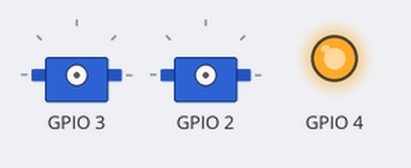
Bench run of a program on a simulated Raspberry Pi (BCM pin numbers). Parts: 2 × servo, output pins drawn as LEDs (lit = HIGH). Random numbers come from a fixed seed; the interpreter's speed is modelled, so counts of loop turns are approximate; servo angles are drawn from the pulse width (0.5 ms = 0°, 2.5 ms = 180°); what the program prints to the terminal is not drawn.

Above: at 0.16 s.
At 5.17 s:
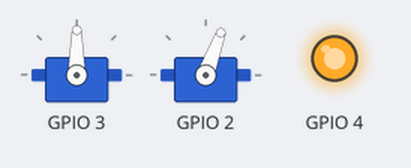
At 10.26 s:
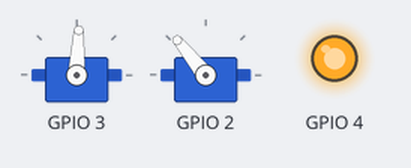
At 20.49 s:
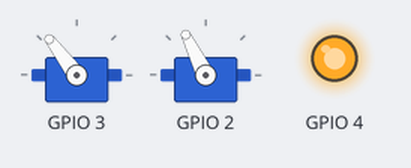
At 29.64 s:
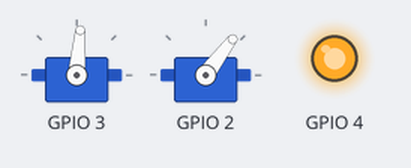
At 38.63 s:
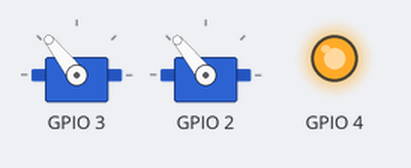
Timing chart, 0 to 40.0 s (numbered marks = the images above):
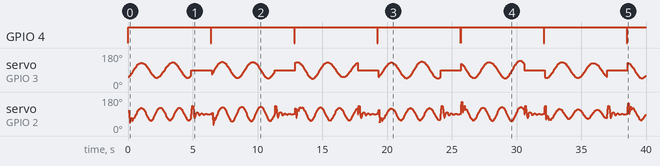

The program:

main.py
```python
import atexit
from peripherals import Peripherals
from state_machine import StateMachine
from sleep_state import SleepState


try:
    Peripherals.initialise()
    print("Attention evacuation emergency all personnel must evacuate immediately")
    stateMachine = StateMachine()
    stateMachine.set_initial_state(SleepState())
    stateMachine.run()
except Exception as e:
    print("An error occurred:", e)
except KeyboardInterrupt:
    print("key")
    pass
finally:
    Peripherals.destroy()
    print("Shutdown complete")
```

peripherals.py
```python
from laser import Laser
from gimbal import Gimbal
from motion_sensor import MotionSensor
from gpio_interface import GpioInterface
from audio_interface import AudioInterface
from button import Button
from serial_interface import Serial


class Peripherals:
    motion_sensor: MotionSensor = None
    laser: Laser = None
    gimbal: Gimbal = None
    audio: AudioInterface = None
    button: Button = None

    @staticmethod
    def initialise():
        GpioInterface.initialise()
        # used serial pins: GPIO14; GPIO15
        Serial.initialise()
        Peripherals.motion_sensor = MotionSensor(23)
        Peripherals.laser = Laser(4)
        Peripherals.laser.turnOff()
        Peripherals.gimbal = Gimbal(3, 2)
        # used audio pins (PCM): GPIO19 (LRC); GPIO18 (BCLK); GPIO21 (DIN)
        # https://learn.adafruit.com/adafruit-max98357-i2s-class-d-mono-amp/raspberry-pi-wiring
        Peripherals.audio = AudioInterface()
        Peripherals.button = Button(15)

    @staticmethod
    def destroy():
        Peripherals.laser.turnOff()
        Peripherals.gimbal.destroy()
        GpioInterface.destroy()
        Serial.destroy()
```

state_machine.py
```python
import time
from peripherals import Peripherals


class State:
    def routine(self) -> 'State':
        pass

    def enter(self) -> None:
        pass

    def leave(self) -> None:
        pass


class StateMachine:
    def __init__(self):
        self.currentState = None

    def set_initial_state(self, initialState: State):
        self.currentState = initialState

    def switch_state(self, nextState: 'State') -> None:
        self.currentState.leave()
        self.currentState = nextState
        self.currentState.enter()

    def run(self) -> None:
        # while not Peripherals.button.isPressed():
        while True:
            nextState = self.currentState.routine()
            if nextState is not self.currentState:
                self.switch_state(nextState)
            time.sleep(1/30)
```

sleep_state.py
```python
from peripherals import Peripherals
from audio_interface import SfxType
from state_machine import State
from serial_interface import Serial

class SleepState(State):
    def routine(self) -> State:
        from searching_state import SearchingState
        if Peripherals.motion_sensor.isMotionDetected(): # TODO Add time delay after losing sight of target
            return SearchingState()
        else:
            return self

    def enter(self) -> None:
        Peripherals.audio.playRandomEffect(SfxType.SLEEPING)
        Peripherals.laser.turnOff()
```

laser.py
```python
from gpio_interface import GpioInterface


class Laser:
    def __init__(self, pin: int):
        self.pin = pin
        GpioInterface.setup(self.pin, GpioInterface.OUT)

    def turnOn(self) -> None:
        GpioInterface.writePin(self.pin, True)

    def turnOff(self) -> None:
        GpioInterface.writePin(self.pin, False)
```

gimbal.py
```python
from servo import Servo


class Gimbal:
    def __init__(self, pinServoHorizontal: int, pinServoVertical: int):
        self.servoHorizontal = Servo(pinServoHorizontal)
        self.servoVertical = Servo(pinServoVertical)

    def setPosition(self, angleHorizontalDegrees: float, angleVerticalDegrees: float) -> None:
        self.servoHorizontal.setAngle(angleHorizontalDegrees)
        self.servoVertical.setAngle(angleVerticalDegrees)

    def destroy(self) -> None:
        self.servoHorizontal.destroy()
        self.servoVertical.destroy()
```

motion_sensor.py
```python
from gpio_interface import GpioInterface


class MotionSensor:
    def __init__(self, pin: int):
        self.pin = pin
        GpioInterface.setup(self.pin, GpioInterface.IN)

    def isMotionDetected(self) -> bool:
        return GpioInterface.readPin(self.pin)
```

gpio_interface.py
```python
import pigpio


class GpioInterface:

    IN = 0
    OUT = 1
    _pi = None

    @staticmethod
    def initialise() -> None:
        GpioInterface._pi = pigpio.pi()

    @staticmethod
    def destroy() -> None:
        GpioInterface._pi.stop()

    @staticmethod
    def setup(pin: int, direction: 'GpioInterface') -> None:
        if direction == GpioInterface.IN:
            GpioInterface._pi.set_mode(pin, pigpio.INPUT)
            GpioInterface._pi.set_pull_up_down(pin, pigpio.PUD_UP)

        else:
            GpioInterface._pi.set_mode(pin, pigpio.OUTPUT)
            GpioInterface._pi.write(pin, 0)

    @staticmethod
    def readPin(pin: int) -> bool:
        return GpioInterface._pi.read(pin)

    @staticmethod
    def writePin(pin: int, state: bool) -> None:
        GpioInterface._pi.write(pin, 1 if state else 0)

    @staticmethod
    def setServoPosition(pin: int, position: float) -> None:
        GpioInterface._pi.set_servo_pulsewidth(pin, position)
```

audio_interface.py
```python
from pygame import mixer
from enum import Enum
import random
from typing import Dict, List

class SfxType(Enum):
    SEARCHING = 0
    TARGETLOST = 1
    SLEEPING = 2


class AudioInterface:

    sampleNamesBySfxTypes = {
        SfxType.SEARCHING:  ['searching_1', 'searching_2', 'searching_3', 'searching_4', 'searching_5'],
        SfxType.TARGETLOST: ['searching_again_1', 'searching_again_2', 'searching_again_3'],
        SfxType.SLEEPING: ['resting_1', 'resting_2', 'resting_3', 'resting_4', 'resting_5', 'resting_6']
    }

    effectList: Dict[SfxType, List[mixer.Sound]] = {}

    def __init__(self):
        mixer.init()
        for sfxType, sampleNames in self.sampleNamesBySfxTypes.items():
            self.effectList[sfxType] = [mixer.Sound('audio/' +value + '.wav') for value in sampleNames]

    def playRandomEffect(self, effect: SfxType):
        mixer.Channel(0).play(random.choice(self.effectList[effect]))
```

button.py
```python
from gpio_interface import GpioInterface


class Button:
    def __init__(self, pin: int):
        self.pin = pin
        GpioInterface.setup(self.pin, GpioInterface.IN)

    def isPressed(self) -> bool:
        return not GpioInterface.readPin(self.pin)
```

serial_interface.py
```python
import serial


class Serial:
    serial0: serial.Serial = None

    @staticmethod
    def initialise():
        uartPort = '/dev/serial0'
        baudRate = 115200  # Set your baud rate
        Serial.serial0 = serial.Serial(uartPort, baudRate)

    @staticmethod
    def sendMessage(message: str):
        Serial.serial0.write(message.encode('utf-8'))

    @staticmethod
    def destroy():
        Serial.serial0.close()
```

searching_state.py
```python
from peripherals import Peripherals
from serial_interface import Serial
from audio_interface import SfxType
from random_path_generator import randomPathGenerator
from random_path_generator import wobbleGenerator
from state_machine import State
from finish_searching_state import FinishSearchingState
import random
import math


class SearchingState(State):
    def __init__(self):
        initAngle = random.uniform(0, 360)
        initialXPosition = 90 + math.sin(initAngle) * 40
        initialYPosition = 90 + math.cos(initAngle) * 40
        self.wobbler = wobbleGenerator()
        self.pathGenerator = randomPathGenerator(90, 90, initialXPosition, initialYPosition)

    def routine(self) -> State:
        positionX, positionY, isFinished = next(self.pathGenerator)
        Peripherals.gimbal.setPosition(positionX, positionY + next(self.wobbler))
        Serial.sendMessage("SET " + str(positionY + next(self.wobbler)) + "\n")

        if isFinished:
            return FinishSearchingState()
        else:
            return self

    def enter(self) -> None:
        Peripherals.audio.playRandomEffect(SfxType.SEARCHING)
        Peripherals.laser.turnOn()
```

servo.py
```python
from gpio_interface import GpioInterface


class Servo:
    _minPosition = 500
    _maxPosition = 2500

    def __init__(self, pin: int):
        self.pin = pin

    def setAngle(self, angleDegrees: float) -> None:
        position = angleDegrees*(Servo._maxPosition - Servo._minPosition)/180 + Servo._minPosition
        position = min(position, Servo._maxPosition)
        position = max(position, Servo._minPosition)
        GpioInterface.setServoPosition(self.pin, int(position))

    def destroy(self) -> None:
        pass
```

random_path_generator.py
```python
import math
import random


def randomPathGenerator(xCenter: float, yCenter: float, initialXPosition: float, initialYPosition: float):

    xPosition = initialXPosition
    yPosition = initialYPosition

    xAcceleration = 0
    yAcceleration = 0

    xVelocity = (yCenter - yPosition)*11
    yVelocity = (xPosition - xCenter)*11

    harmonicRatioX = 83
    harmonicRatioY = 217
    dt = 0.0001

    for i in range(141): # TODO 4.7 seconds, subject to change
        for _ in range(100):
            xPosition += xVelocity * dt
            yPosition += yVelocity * dt

            xVelocity += xAcceleration * dt
            yVelocity += yAcceleration * dt

            xAcceleration = (xCenter - xPosition) * harmonicRatioX + random.uniform(-10000, 10000)
            yAcceleration = (yCenter - yPosition) * harmonicRatioY + random.uniform(-10000, 10000)

        yield xPosition, yPosition, False

    yield xCenter, yCenter, True


def wobbleGenerator():
    x = 0
    while True:
        x = x+1
        yield math.sin(x * 0.6) * 50 / (((x * 0.15) ** 2) + 1)
```

finish_searching_state.py
```python
from peripherals import Peripherals
from audio_interface import SfxType
from random_path_generator import wobbleGenerator
from state_machine import State


class FinishSearchingState(State):

    def __init__(self):
        self.generator = wobbleGenerator()
        self.timer = 0

    def routine(self) -> State:
        from sleep_state import SleepState
        positionY = next(self.generator)
        Peripherals.gimbal.setPosition(90, 90 + positionY)
        self.timer += 1
        if self.timer == 1.5*30:
            return SleepState()
        else:
            return self

    def enter(self) -> None:
        Peripherals.audio.playRandomEffect(SfxType.TARGETLOST)
        Peripherals.laser.turnOn()
```

Measured:
- by itself, GPIO 4: alternates HIGH for 6.4 s and LOW for 0.03 s
